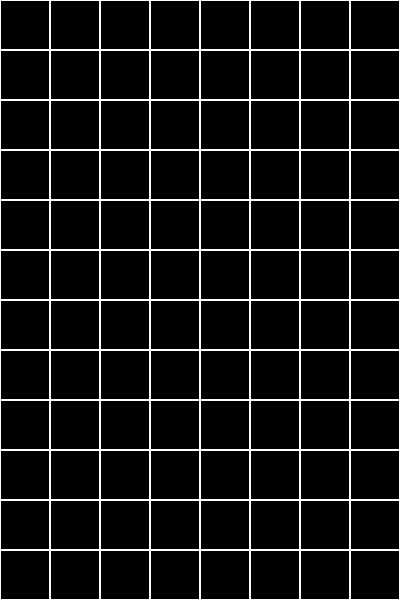
Frame 1 (no input)
Frame 60 (no input): identical to frame 1, image omitted
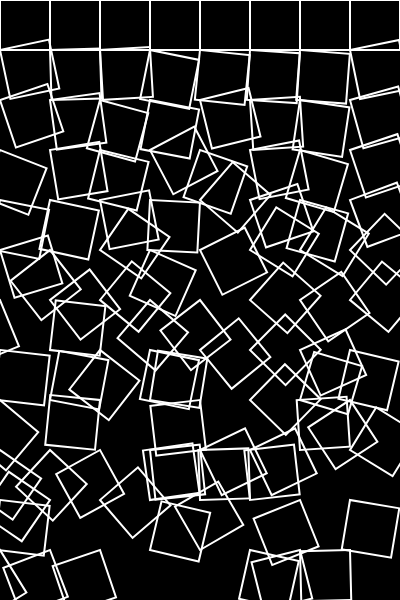
Frame 120 (the mouse pressed at the canvas centre since frame 60)

The p5.js sketch that drew these frames (run headless with seeded random() and noise() and a simulated clock; from frame 60 on, the mouse is pressed at the canvas centre):

// p5.js sketch
// ── sketch.js
let cellSize = 50;

function setup() {
    createCanvas(400, 600);

    background(0);

    angleMode(DEGREES);
    // rectMode(CENTER);



    // for (let y = 0; y < height; y += cellSize) {
    //     for (let x = 0; x < width; x += cellSize) {
    //         push();
    //         translate(x, y);
    //
    //         rotate(random(-y, y) * 0.1);
    //         rect(0, 0, cellSize, cellSize);
    //
    //         pop();
    //     }
    // }
}

function draw() {
    background(0);
    randomSeed(100000);
    stroke(255);
    strokeWeight(2);
    noFill();


    var m = map(mouseX, 0, width, 0, 0.5);


    for (let y = 0; y < height; y += cellSize) {
        for (let x = 0; x < width; x += cellSize) {
            push();
            translate(x, y);

            rotate(random(-y, y) * m);
            rect(0, 0, cellSize, cellSize);

            pop();
        }
    }
}
